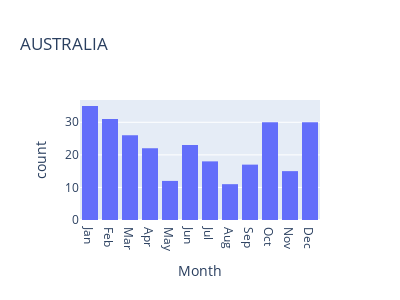

Notebook code cell kept with this figure:
### Code cell
hist_AUS = px.histogram(df4[df4['Country']=="AUSTRALIA"], x="Month", width=400, height=300, title="AUSTRALIA")
hist_AUS.show()

### Figure 1 — Plotly figure (JSON) as saved in the notebook; plotly's stock layout.template omitted (floating-point values rounded to 4 significant figures; data arrays with more than 128 entries replaced by an {"elided": "..."} marker saying what was removed)
{"data": [{"alignmentgroup": "True", "bingroup": "x", "hovertemplate": "Month=%{x}<br>count=%{y}<extra></extra>", "legendgroup": "", "marker": {"color": "#636efa", "pattern": {"shape": ""}}, "name": "", "offsetgroup": "", "orientation": "v", "showlegend": false, "type": "histogram", "x": {"elided": "270 str values"}, "xaxis": "x", "yaxis": "y"}], "layout": {"barmode": "relative", "height": 300, "legend": {"tracegroupgap": 0}, "title": {"text": "AUSTRALIA"}, "width": 400, "xaxis": {"anchor": "y", "domain": [0, 1], "title": {"text": "Month"}}, "yaxis": {"anchor": "x", "domain": [0, 1], "title": {"text": "count"}}}}
